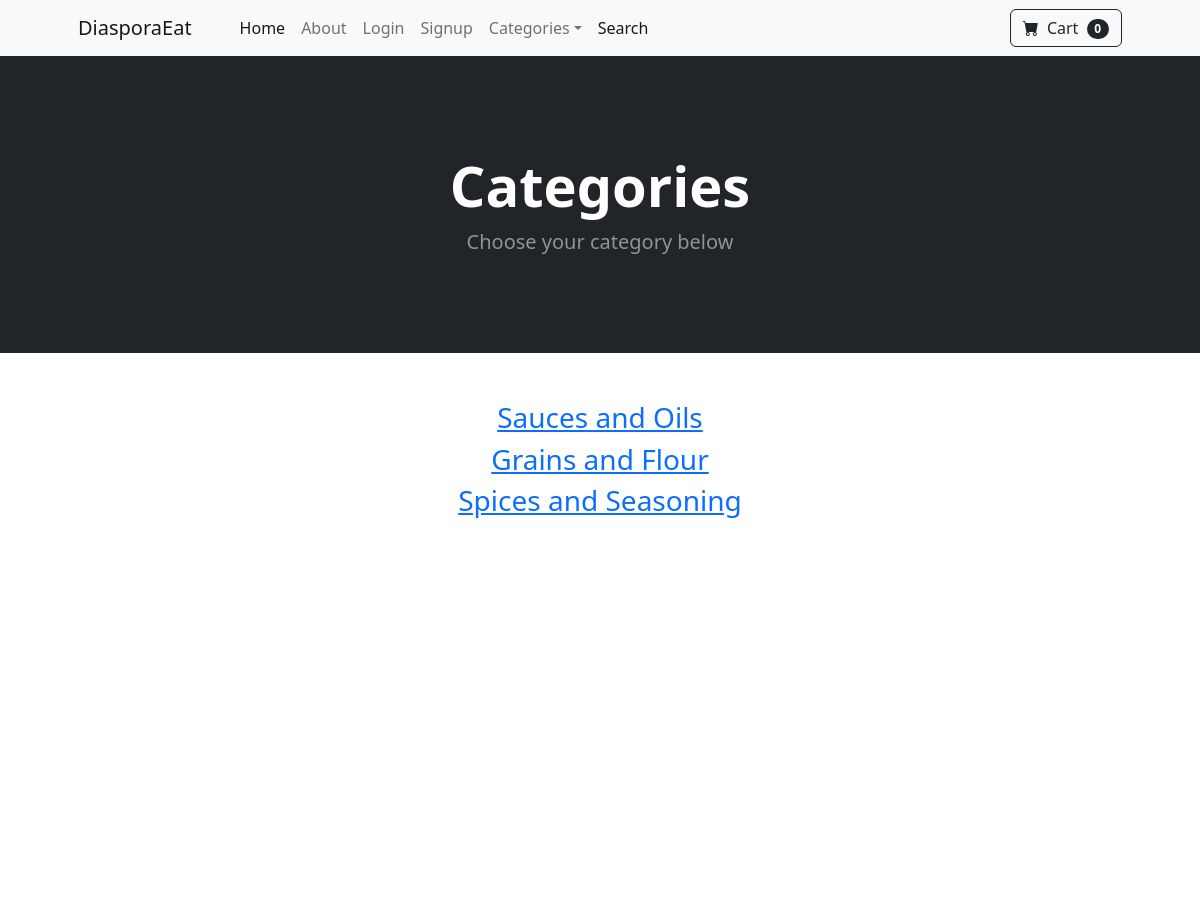
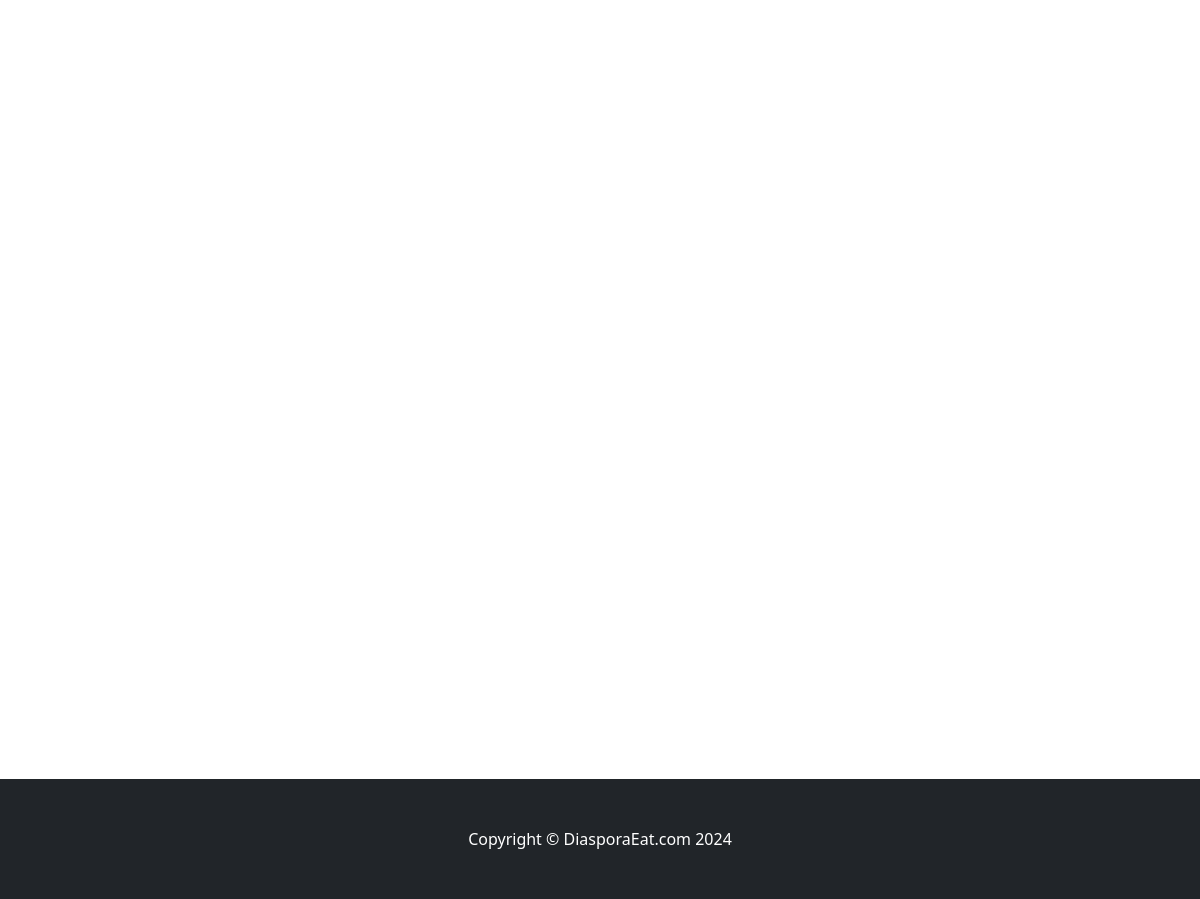
The app's page /category_summary/ with its own data (2 pictures, top to bottom).
### Store/models.py (models this page shows)
class Category(models.Model):
    name = models.CharField(max_length=200)
    def __str__(self):
        return self.name
    class Meta:
        verbose_name_plural = "Categories"

### Store/views.py (the view)
# urls.py: path('category_summary/', views.category_summary, name='category_summary'),
def category_summary(request):
    categories = Category.objects.all()
    return render(request, 'category_summary.html', {"categories": categories})

### cart/cart.py (called while the page is built)
    def __len__(self):
        return sum(self.cart.values())

### cart/context_processors.py (called while the page is built)
def cart(request):
    return {'cart': Cart(request)}

### Store/templates/category_summary.html
{% extends "base.html" %}
{% block content %}
<header class="bg-dark py-5">
    <div class="container px-4 px-lg-5 my-5">
        <div class="text-center text-white">
            <h1 class="display-4 fw-bolder">Categories</h1>
            <p class="lead fw-normal text-white-50 mb-0">Choose your category below</p>
        </div>
    </div>
</header>
<div class="container">
    <div class="row">
        <center>
            <div class="col-8">
           <br/><br/>
                {% for category in categories %}
                <h3><a href="{% url 'category' category %}">{{ category }}</a></h3>
                {% endfor %}
                <br/><br/><br/><br/><br/><br/><br/><br/><br/><br/><br/><br/>
                <br/><br/><br/><br/><br/><br/><br/><br/><br/><br/><br/><br/>
                <br/><br/><br/><br/><br/><br/><br/><br/><br/><br/><br/><br/>
                <br/><br/><br/><br/><br/><br/><br/><br/><br/><br/><br/><br/>
            </div>
        </center>
    </div>
</div>
{% endblock content %}

### records on screen
Category: name "Sauces and Oils"
Category: name "Grains and Flour"
Category: name "Spices and Seasoning"

### other values on screen
{{ cart|length }} "0"
